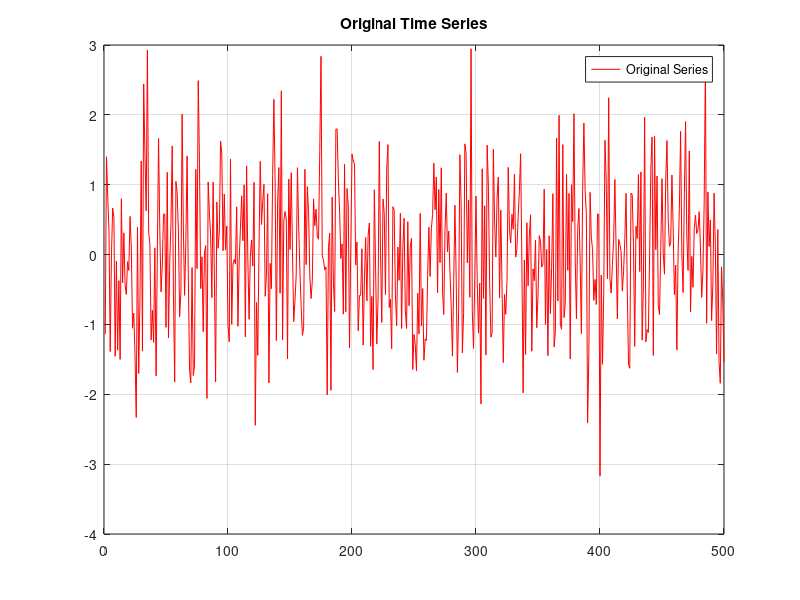

MATLAB code to generate this figure: (Note: this script raises an error after producing the figure.)
%USAGE: dr_ACFPACF_Plot


% Created by Prof. H. Bozdogan
%            Department of Business Analytics & Statistics
%            The University of Tennessee
%            Knoxville, TN, 37996, USA
%
%It is free for distribution. Used for Stat 575: Time Series Analysis
%Created: January 21, 2015.  


%This module plots both ACF and PACF for time series data

% Call [ac,pac]=acfpacf(x,nac,npac,plfg,acalpha,pacalpha,descriptor)
%
% x = data vector (column)
% nac = no. acf values to return (<= length(x))
% npac = no. pacf values to return (<=length(x))
% plfg >0 to plot
% acalpha = alpha for acf plot
% pacalpha alpha for pacf plot
% descriptor for plots

clear;
clc;
clf;
close all

%Simulate some time series or load real data

x=randn(500,1);

%Plotting 

figure (1)

plot(x,'r');
hold on
grid on;

title('Original Time Series');
legend('Original Series', 'NorthWest')


figure (2)

[ac,pac]=acfpacf(x,5,5,1,0.05,0.05,3)